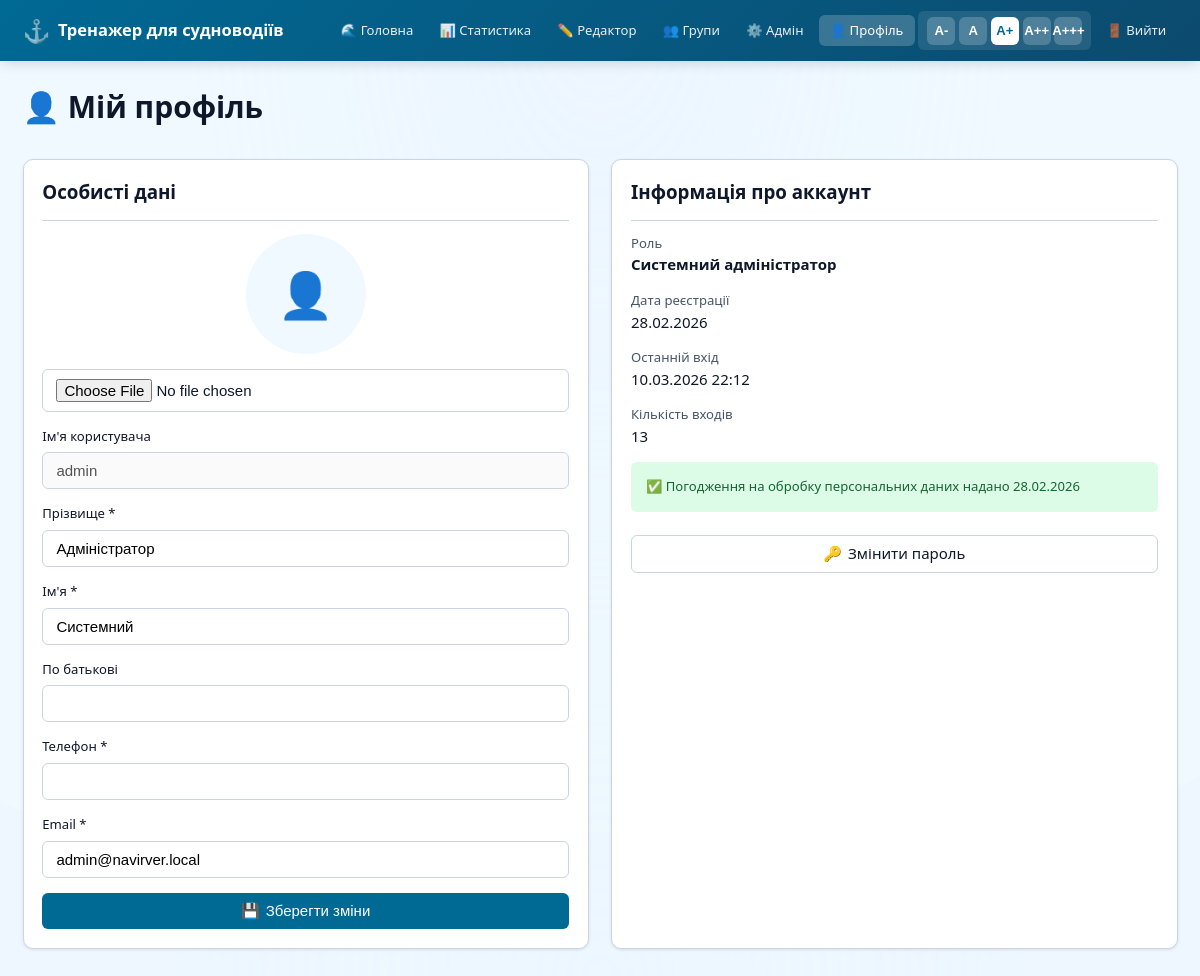
The page /profile (signed in) on the database as committed earlier.
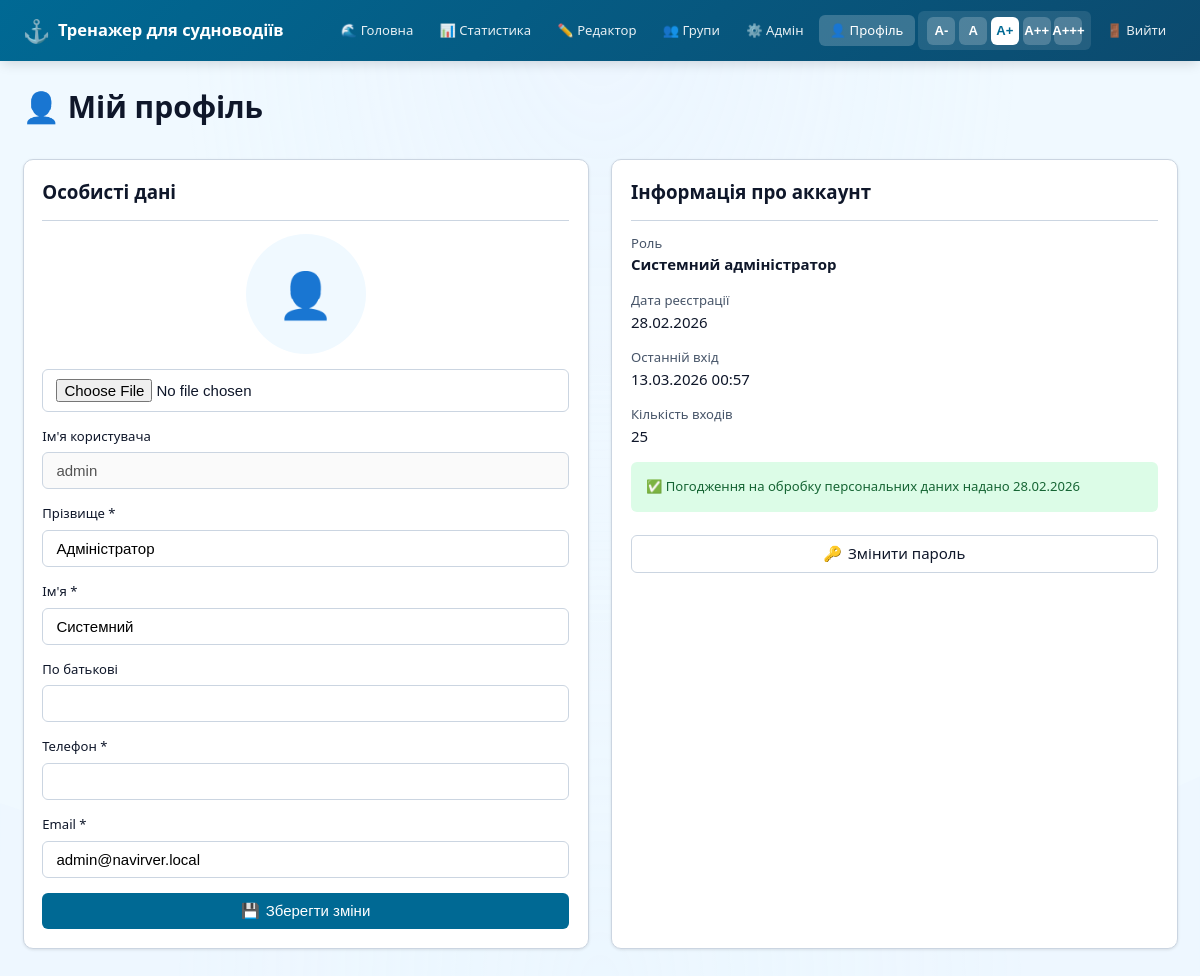
The same page on the database as committed later.
### app/models.py (models this page shows, shortened)
class User(UserMixin, db.Model):
    __tablename__ = 'users'
    id = db.Column(db.Integer, primary_key=True)
    username = db.Column(db.String(80), unique=True, nullable=False)
    password_hash = db.Column(db.String(128), nullable=False)
    last_name = db.Column(db.String(100))  # Прізвище
    first_name = db.Column(db.String(100))  # Ім'я
    middle_name = db.Column(db.String(100))  # По батькові
    phone = db.Column(db.String(20))  # Номер телефону
    email = db.Column(db.String(120))  # Електронна пошта
    avatar_url = db.Column(db.String(500))  # URL аватара
    role = db.Column(db.String(20), default='student')  # system_admin, school_admin, teacher, student
    school_id = db.Column(db.Integer, db.ForeignKey('schools.id'), nullable=True)
    teacher_id = db.Column(db.Integer, db.ForeignKey('users.id'), nullable=True)  # Для слухачів - їх викладач
    is_active = db.Column(db.Boolean, default=True)
    account_created_at = db.Column(db.DateTime, default=datetime.utcnow)
    account_expires_at = db.Column(db.DateTime)  # Термін дії аккаунта
    first_login_at = db.Column(db.DateTime)  # Перший вхід (для активації)
    data_processing_consent = db.Column(db.Boolean, default=False)
    consent_date = db.Column(db.DateTime)
    must_change_password = db.Column(db.Boolean, default=False)
    last_login = db.Column(db.DateTime)
    login_count = db.Column(db.Integer, default=0)
    test_sessions = db.relationship('TestSession', backref='user', lazy=True, cascade='all, delete-orphan')
    def can_access_admin(self):
        return self.role in ['system_admin', 'school_admin']
    def can_edit_questions(self):
        return self.role in ['system_admin', 'school_admin', 'teacher']
    def get_role_display(self):
        roles = {
            'system_admin': 'Системний адміністратор',
            'school_admin': 'Адміністратор школи',
            'teacher': 'Викладач',
            'student': 'Слухач'
        }
        return roles.get(self.role, self.role)
    def is_account_expired(self):
        if self.account_expires_at:
            return datetime.utcnow() > self.account_expires_at
        return False

### app/routes.py (the view, shortened to what this page needs)
@main_bp.route('/profile', methods=['GET', 'POST'])
@login_required
def profile():
    user_stats = get_user_statistics(current_user.id)
    return render_template('profile.html', user_stats=user_stats)

### app/auth.py (called while the page is built)
@login_manager.user_loader
def load_user(user_id):
    user = User.query.get(int(user_id))
    if user and user.is_account_expired():
        user.is_active = False
        db.session.commit()
    return user

### app/models.py (called while the page is built)
    def get_score_percent(self):
        if self.questions_count == 0:
            return 0
        return round((self.correct_count / self.questions_count) * 100, 1)

### app/templates/profile.html (shortened to what the changed rows need)
{% extends "base.html" %}
{% block content %}
<div class="fade-in">
    <h1 style="margin-bottom: 2rem;">👤 Мій профіль</h1>
    <div style="display: grid; grid-template-columns: repeat(auto-fit, minmax(300px, 1fr)); gap: 1.5rem;">
        <div class="card">
            <div class="card-header">
                <h2 class="card-title">Особисті дані</h2>
            </div>
            <form method="POST" action="{{ url_for('main.profile') }}" enctype="multipart/form-data">
                <div class="form-group">
                    <label class="form-label">Ім'я користувача</label>
                    <input type="text" class="form-control" value="{{ current_user.username }}" disabled>
                </div>
                <div class="form-group">
                    <label class="form-label">Прізвище *</label>
                    <input type="text" class="form-control" name="last_name" value="{{ current_user.last_name or '' }}" required>
                </div>
                <div class="form-group">
                    <label class="form-label">Ім'я *</label>
                    <input type="text" class="form-control" name="first_name" value="{{ current_user.first_name or '' }}" required>
                </div>
                <div class="form-group">
                    <label class="form-label">Email *</label>
                    <input type="email" class="form-control" name="email" value="{{ current_user.email or '' }}" required>
                </div>
            </form>
        </div>
        <div class="card">
            <div class="card-header">
                <h2 class="card-title">Інформація про аккаунт</h2>
            </div>
            <div style="display: flex; flex-direction: column; gap: 1rem;">
                <div>
                    <p style="color: var(--text-secondary); font-size: 0.875rem;">Роль</p>
                    <p style="font-weight: 600;">{{ current_user.get_role_display() }}</p>
                </div>
                <div>
                    <p style="color: var(--text-secondary); font-size: 0.875rem;">Дата реєстрації</p>
                    <p>{{ current_user.account_created_at.strftime('%d.%m.%Y') if current_user.account_created_at else '—' }}</p>
                </div>
                <div>
                    <p style="color: var(--text-secondary); font-size: 0.875rem;">Останній вхід</p>
                    <p>{{ current_user.last_login.strftime('%d.%m.%Y %H:%M') if current_user.last_login else '—' }}</p>
                </div>
                <div>
                    <p style="color: var(--text-secondary); font-size: 0.875rem;">Кількість входів</p>
                    <p>{{ current_user.login_count }}</p>
                </div>
                {% if current_user.data_processing_consent %}
                <div style="background: #dcfce7; padding: 1rem; border-radius: var(--radius);">
                    <p style="color: #166534; font-size: 0.875rem; margin: 0;">
                        ✅ Погодження на обробку персональних даних надано
                        {{ current_user.consent_date.strftime('%d.%m.%Y') if current_user.consent_date else '' }}
                    </p>
                </div>
                {% endif %}
            </div>
        </div>
    </div>
</div>
{% endblock %}

Rows that differ between the two databases and show on the page:
changed User "Системний адміністратор": last_login "10.03.2026 22:12" → "13.03.2026 00:57"; login_count "13" → "25"
